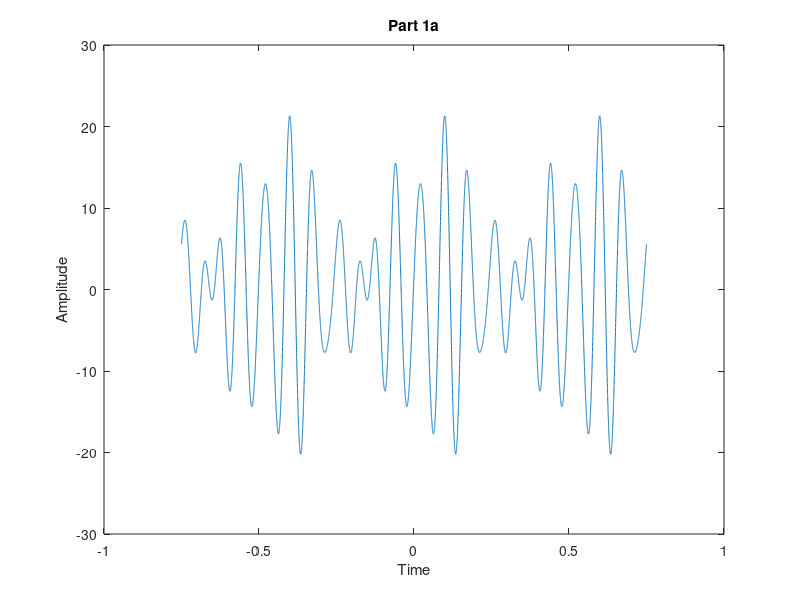

MATLAB code to generate this figure: (Note: this script raises an error after producing the figure.)
% Ian Roberts
% EE 3411
% Lab 5: Spectra of Periodic Signals
% Deliverables: All parts
clc; clear; close all;

% Part 1 %%%%%%%%%%%%%%%%%%%%%%%%%%%%%%%%%%%%%%%%%%%%%%%%%%%%%%%%%%%%%%%%%%
%a
T = 0.0001;
t = -.75:T:.75;
x = 10.*cos(24.*pi.*t - 1.2) - 8.*cos(28.*pi.*t + 1) + 4.*sin(36.*pi.*t + 2.5);

figure();
plot(t,x);
title('Part 1a');
xlabel('Time');
ylabel('Amplitude');

%c
T = 0.0005;
t = -.25:T:(.25-T);
x = 10.*cos(24.*pi.*t - 1.2) - 8.*cos(28.*pi.*t + 1) + 4.*sin(36.*pi.*t + 2.5);
[Xn,f,ang,No,Fo] = ctfsc(t,x);

figure();
stem(f,abs(Xn));
title('Part 1c');
xlabel('Frequency');
ylabel('Amplitude');

figure();
stem(f,ang);
title('Part 1c');
xlabel('Frequency');
ylabel('Phase');

%d
T = 0.0005;
t = 0:T:(.5-T);
x = 10.*cos(24.*pi.*t - 1.2) - 8.*cos(28.*pi.*t + 1) + 4.*sin(36.*pi.*t + 2.5);
[Xn,f,ang,No,Fo] = ctfsc(t,x);

figure();
stem(f,abs(Xn));
title('Part 1d');
xlabel('Frequency');
ylabel('Amplitude');

figure();
stem(f,ang);
title('Part 1d');
xlabel('Frequency');
ylabel('Phase');

%e
T = 0.0005;
t = -0.2:T:(0.2-T);
x = 10.*cos(24.*pi.*t - 1.2) - 8.*cos(28.*pi.*t + 1) + 4.*sin(36.*pi.*t + 2.5);
[Xn,f,ang,No,Fo] = ctfsc(t,x);

figure();
stem(f,abs(Xn));
title('Part 1e');
xlabel('Frequency');
ylabel('Amplitude');

figure();
stem(f,ang);
title('Part 1e');
xlabel('Frequency');
ylabel('Phase');

%f
% N = round(length(No)/2+1);
% [xfs,Xnn] = ctfs(t,Xn,No,Fo,N);
% 
% figure();
% stem(f,xfs);
% title('Part 1f');
% xlabel('Frequency');
% ylabel('Amplitude');

% Part 2 %%%%%%%%%%%%%%%%%%%%%%%%%%%%%%%%%%%%%%%%%%%%%%%%%%%%%%%%%%%%%%%%%%
T = 0.0001;
t = -.75:T:.75;
x = 10.*cos(24.*pi.*t - 1.2) - 8.*cos(28.*pi.*t + 1) + 4.*sin(36.*pi.*t + 2.5);

[Xn,f,ang,No,Fo] = ctfsc(t,x);
Xn(find(Xn<(0.2*max(abs(Xn))))) = 0; % set all under threshold to zero

figure();
stem(f,abs(Xn));
title('Part 2');
xlabel('Frequency');
ylabel('Amplitude');

% Part 3 %%%%%%%%%%%%%%%%%%%%%%%%%%%%%%%%%%%%%%%%%%%%%%%%%%%%%%%%%%%%%%%%%%
%a
T = 0.002;
t = -6:T:6; % 3 periods
%x = 0.*(t>=-2 && t<-1.2) + (0.1 + 2.*cos(2.*pi.*t)).*(t>=-1.2 && t<1.2) + 0.*(t>=1.2 && t<2);
x = 0 + (0.1 + 2.*cos(2.*pi.*t)).*(t>=-1.2 & t<1.2);

%email him if we can't do this...

figure();
plot(t,x);
title('Part 3a');
xlabel('Time');
ylabel('Amplitude');

%b
[Xn,f,ang,No,Fo] = ctfsc(t,x);

f = -32*Fo:T:32*Fo;
figure();
return;
stem(f,abs(Xn));
title('Part 3b');
xlabel('Frequency');
ylabel('Amplitude');

figure();
stem(f,ang);
title('Part 3b');
xlabel('Frequency');
ylabel('Phase');

%c
%don't need to do!
